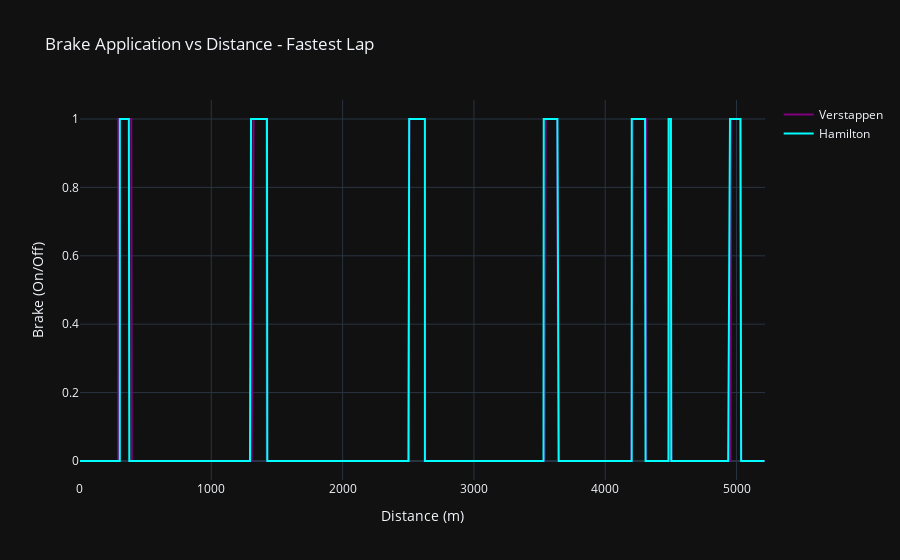

The cell this chart's notebook holds for it:
### Markdown cell above
# Brake vs Distance
##### Where did Hamilton brake earlier or harder?

### Code cell
# Convert brake boolean to integer for plotting
ver_tel['Brake'] = ver_tel['Brake'].astype(int)
ham_tel['Brake'] = ham_tel['Brake'].astype(int)

fig = go.Figure()

fig.add_trace(go.Scatter(
    x=ver_tel['Distance'], y=ver_tel['Brake'],
    mode='lines', name='Verstappen', line=dict(color='purple')
))

fig.add_trace(go.Scatter(
    x=ham_tel['Distance'], y=ham_tel['Brake'],
    mode='lines', name='Hamilton', line=dict(color='cyan')
))

fig.update_layout(
    title='Brake Application vs Distance - Fastest Lap',
    xaxis_title='Distance (m)', yaxis_title='Brake (On/Off)',
    template='plotly_dark', hovermode='x unified', height=500
)

fig.show()

### Figure 1 — Plotly figure (JSON) as saved in the notebook; plotly's stock layout.template omitted (floating-point values rounded to 4 significant figures; data arrays with more than 128 entries replaced by an {"elided": "..."} marker saying what was removed)
{"data": [{"line": {"color": "purple"}, "mode": "lines", "name": "Verstappen", "type": "scatter", "x": {"elided": "760 float values"}, "y": {"elided": "760 int values"}}, {"line": {"color": "cyan"}, "mode": "lines", "name": "Hamilton", "type": "scatter", "x": {"elided": "764 float values"}, "y": {"elided": "764 int values"}}], "layout": {"autosize": true, "hovermode": "x unified", "title": {"text": "Brake Application vs Distance - Fastest Lap"}, "xaxis": {"autorange": true, "range": [0.0817, 5217.0], "title": {"text": "Distance (m)"}, "type": "linear"}, "yaxis": {"autorange": true, "range": [-0.05556, 1.056], "title": {"text": "Brake (On/Off)"}, "type": "linear"}}}
